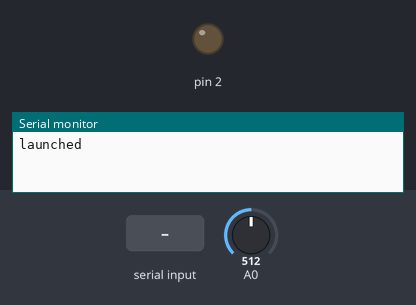
The sketch below on a simulated Arduino Uno, built with avr-gcc and run on an emulated ATmega328P. Shown: output pins drawn as LEDs (lit = HIGH), the last lines printed to the serial monitor. Inputs (shaded band) come from the test bench; at power-on: A0 = 512. The board resets itself during the run and starts again.

Above: at 1.2 s.
1.3 s: "e" received over Serial
At 7.6 s:
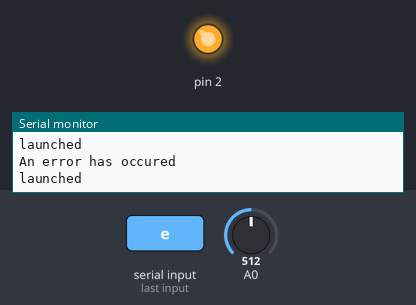
Timing chart, 0 to 8.9 s (numbered marks = the images above; inputs shaded):
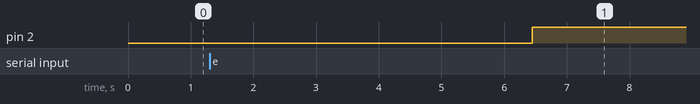

The sketch:

litningSystem.ino
```cpp
/*
暗くなると点灯するシステム
*/

#include <avr/wdt.h>
#include <MsTimer2.h>

/*
このシステムの状態を表す列挙型:
*/
typedef enum{
  OFF,    //消灯
  TR_ON,  //点灯移行
  ON,     //点灯
  TR_OFF  //消灯以降
}STATUS;

//要調整:CdSが暗いと判断する基準値
#define CDS_THRESHOLD 400

typedef enum{
  DARK,
  BRIGHT
}AROUND;

STATUS status;

unsigned long millis_count;
unsigned long millis_now;

void checkCdS(){
  if(analogRead(A0) > CDS_THRESHOLD){
    //周りが暗いとき:
    //現在の状態がOFFの場合はTR_ONに移行する
    if(status == OFF){
      status = TR_ON;
      millis_count = millis();
    }else if(status == TR_OFF){
      //現在の状態がTR_OFFの場合はONに移行する
      status = ON;
      millis_count = millis();
    }
  }else{
    //周りが明るいとき:
    //現在の状態がONの場合はTR_OFFに移行する
    if(status == ON){
      status = TR_OFF;
      millis_count = millis();
    }else if(status == TR_ON){
      //現在の状態がTR_ONの場合はOFFに移行する
      status = OFF;
      millis_count = millis();
    }
  }
}

/*
シリアル通信を読み込み、「e」と入力されたらdelay(1000)を10回行う
エラーでloop()処理が止まったことを模擬する
このエラーの模擬はwdtでリセットされる
*/
void emuError(){
  if(Serial.available() > 0){
    char c = Serial.read();
    delay(100);
    while(Serial.available() > 0){
      Serial.read();
    }
    if(c == 'e'){
      Serial.println("An error has occured");
      for(int i = 0; i < 10; i ++){
        delay(1000);
      }
    }
  }
}

void setup() {
  // put your setup code here, to run once:
  Serial.begin(115200);
  Serial.println("launched");
  MsTimer2::set(100, checkCdS);
  MsTimer2::start();

  wdt_enable(WDTO_2S);
  DDRD  |=   0B00000100;
  PORTD &= ~(0B00000100);
  status = OFF;
}

void loop() {
  // put your main code here, to run repeatedly:
  emuError();
  millis_now = millis();
  switch(status){
    case    OFF :
      //消灯する
      PORTD &= ~(0B00000100);
      break;
    case  TR_ON :
      if(millis_now - millis_count >= 3000){
        status = ON;
      }
      break;
    case     ON :
      //点灯する
      PORTD |= (0B00000100);
      break;
    case TR_OFF :
      if(millis_now - millis_count >= 3000){
        status = OFF;
      }
      break;
    default :
      break;
  }
  wdt_reset();
}
```

Measured:
- after the input at 1.3 s, pin 2: LOW → HIGH after 5.1 s instead of 1.8 s
